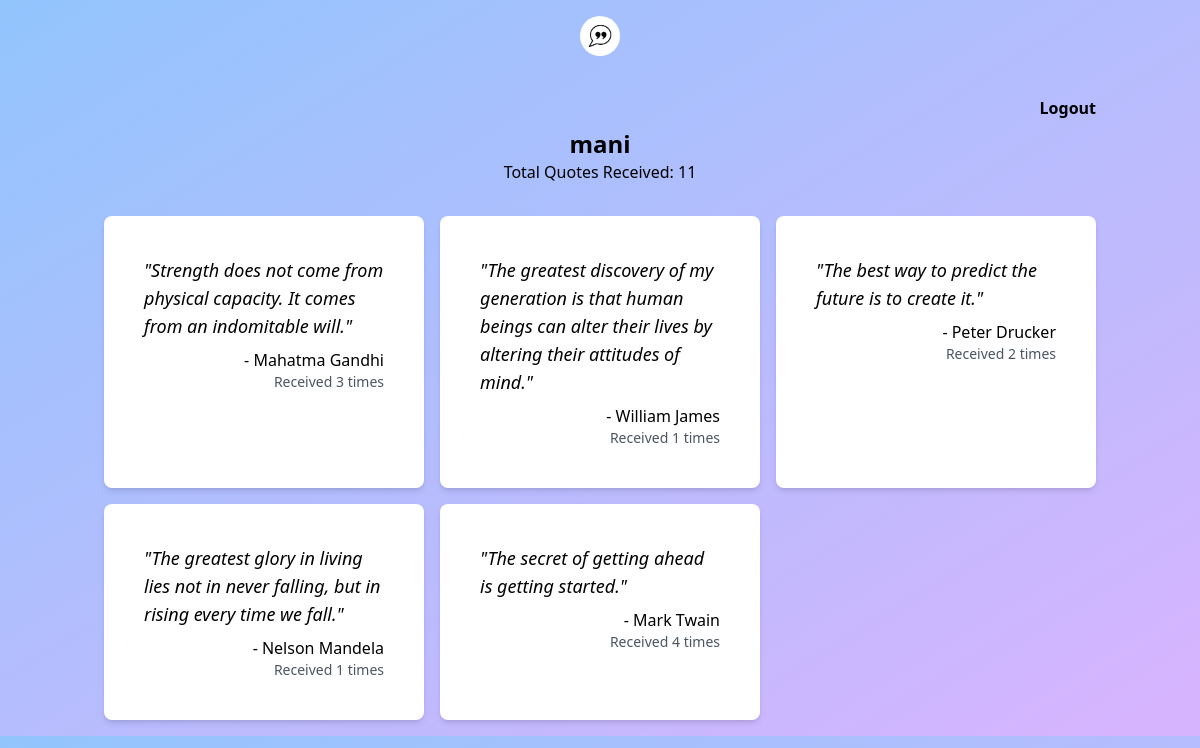
The app's page /profile (signed in) with its own data.
### web_app/models.py (models this page shows, shortened)
class User(db.Model):
    id = db.Column(db.Integer, primary_key=True)
    username = db.Column(db.String(150), unique=True, nullable=False)
    email = db.Column(db.String(150), unique=True, nullable=False)
    password_hash = db.Column(db.String(128), nullable=False)

class Quote(db.Model):
    id = db.Column(db.Integer, primary_key=True)
    quote_text = db.Column(db.String(800), nullable=False)
    quote_author = db.Column(db.String(100), nullable=False)

### web_app/routes.py (the view)
@routes.route('/profile')
def profile():
    username = session.get('username')
    if not username:
        return redirect('/login')
    user = User.query.filter_by(username=username).first()
    if not user:
        return redirect('/login')
    quotes = UserQuote.query.filter_by(user_id=user.id).all()
    total_quotes_received = sum([quote.no_of_times_received for quote in quotes])
    quotes_data = []
    for user_quote in quotes:
        quote = Quote.query.get(user_quote.quote_id)
        quotes_data.append({
            'quote_text': quote.quote_text,
            'quote_author': quote.quote_author,
            'no_of_times_received': user_quote.no_of_times_received
        })
    return render_template("profile.html", username=username, total_quotes_received=total_quotes_received,
                           quotes_data=quotes_data)

### web_app/templates/profile.html
{% extends 'base.html' %}
{% block content %}
 <body class="bg-gradient-to-br from-blue-300 to-purple-300"></body>
    <div class="container mx-auto p-4">
        <div class="text-center">
                <a href="/" class="flex justify-center items-center">
                    <img src="{{ url_for('static', filename='quote-logo.jpg') }}" alt="Chatbot Icon" class="w-10 h-10 rounded-full mb-10">
                </a>
                <a href="/logout" class="font-semibold flex justify-end items-end">Logout</a>
            <h1 class="text-2xl font-bold mt-2">{{ username }}</h1>
            <p>Total Quotes Received: {{ total_quotes_received }}</p>
        </div>
        <div class="mt-8">
            <div class="grid grid-cols-1 md:grid-cols-2 lg:grid-cols-3 gap-4">
                {% for quote in quotes_data %}
                    <div class="bg-white p-10 rounded-lg shadow-md">
                        <p class="text-lg italic">"{{ quote.quote_text }}"</p>
                        <p class="text-right mt-2">- {{ quote.quote_author }}</p>
                        <p class="text-right text-sm text-gray-600">Received {{ quote.no_of_times_received }} times</p>
                    </div>
                {% endfor %}
            </div>
        </div>
    </div>
{% endblock %}

### records on screen
User: username "mani"
Quote: quote_text "Strength does not come from physical capacity. It comes from an indomitable will.", quote_author "Mahatma Gandhi", no_of_times_received "3"
Quote: quote_text "The greatest discovery of my generation is that human beings can alter their lives by altering their attitudes of mind.", quote_author "William James", no_of_times_received "1"
Quote: quote_text "The best way to predict the future is to create it.", quote_author "Peter Drucker", no_of_times_received "2"
Quote: quote_text "The greatest glory in living lies not in never falling, but in rising every time we fall.", quote_author "Nelson Mandela", no_of_times_received "1"
Quote: quote_text "The secret of getting ahead is getting started.", quote_author "Mark Twain", no_of_times_received "4"

### other values on screen
{{ total_quotes_received }} "11"
